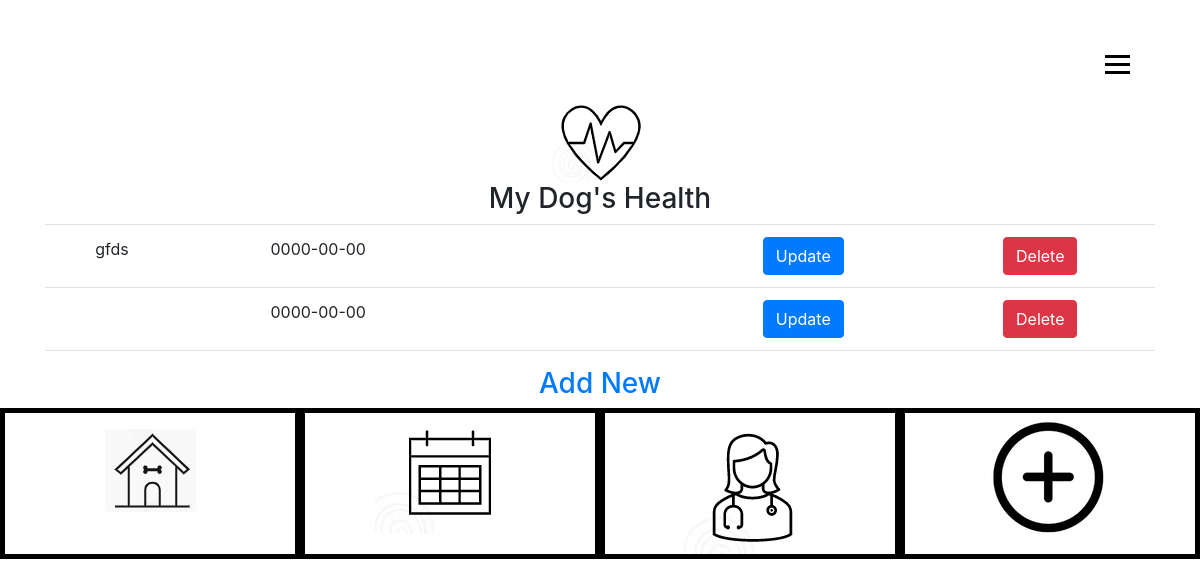
/condition-create.php, run on an earlier commit of the app's database.
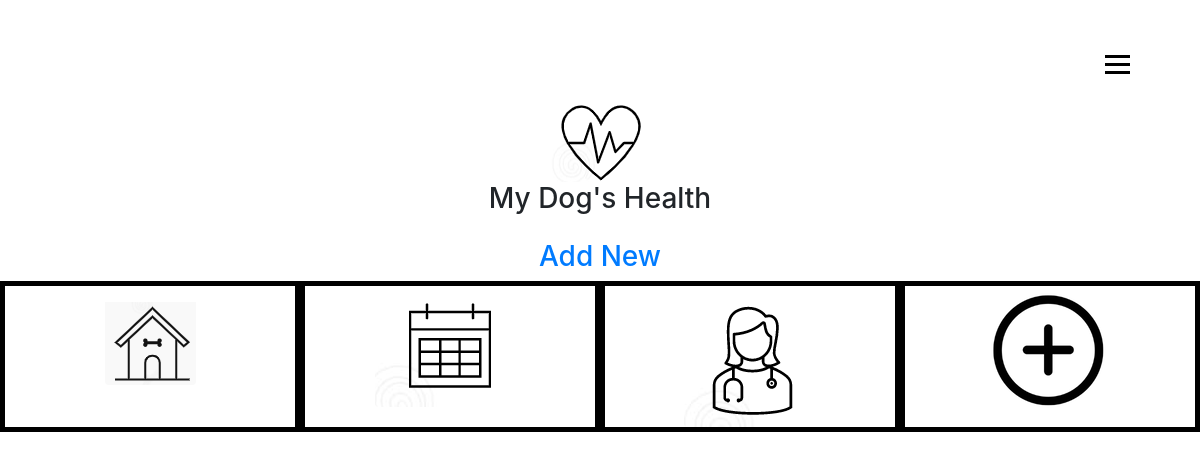
And on a later commit of the database.
### tables this page shows
CREATE TABLE `tbl_condition` (
  `ConditionId` int(15) NOT NULL,
  `fldconditionName` varchar(50) NOT NULL,
  `fldconditionDateDiagnosed` date NOT NULL,
  `fldconditionDoctor` varchar(50) NOT NULL,
  `fldconditionTreatment` varchar(150) NOT NULL,
  `fldconditionPrognosis` varchar(150) NOT NULL,
  `fldconditionNotes` varchar(150) NOT NULL,
  `fldConditionDog` varchar(50) NOT NULL
);

### condition-read.php (the view, shortened to what this page needs)
<?php
include 'db.php';
  $sql = "select * from tbl_condition";
  $result = $conn->query($sql);
  while($row = $result->fetch_assoc()) {
    echo "<td>" . $row['fldconditionName'] . "</td>";
    echo "<td>" . $row['fldconditionDateDiagnosed'] . "</td>";
    echo "<td>" . $row['fldconditionDoctor'] . "</td>";
    echo "<td>" . $row['fldconditionTreatment'] . "</td>";
    echo "<td>" . $row['fldconditionPrognosis'] . "</td>";
    echo "<td>" . $row['fldconditionNotes'] . "</td>";
echo '<td><a class="btn btn-primary" href="" role="button">Update</a></td>';
  echo '<td><a class="btn btn-danger" href="" role="button">Delete</a></td>';
  }
?>

What changed in the data, as far as the page shows it:
removed tbl_condition: fldconditionName "gfds", fldconditionDateDiagnosed "0000-00-00"
removed tbl_condition: fldconditionDateDiagnosed "0000-00-00"
